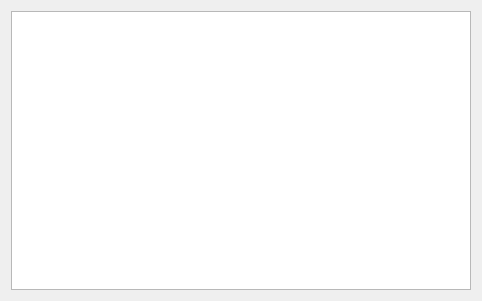
<?xml version="1.0" encoding="UTF-8"?>
<ui version="4.0">
 <class>gridLayoutWidget_2</class>
 <widget class="QWidget" name="gridLayoutWidget_2">
  <property name="geometry">
   <rect>
    <x>0</x>
    <y>0</y>
    <width>482</width>
    <height>301</height>
   </rect>
  </property>
  <layout class="QGridLayout" name="gridLayout_3">
   <item row="0" column="0">
    <widget class="QTableWidget" name="tblOutboundRules"/>
   </item>
  </layout>
 </widget>
 <resources/>
 <connections/>
</ui>
